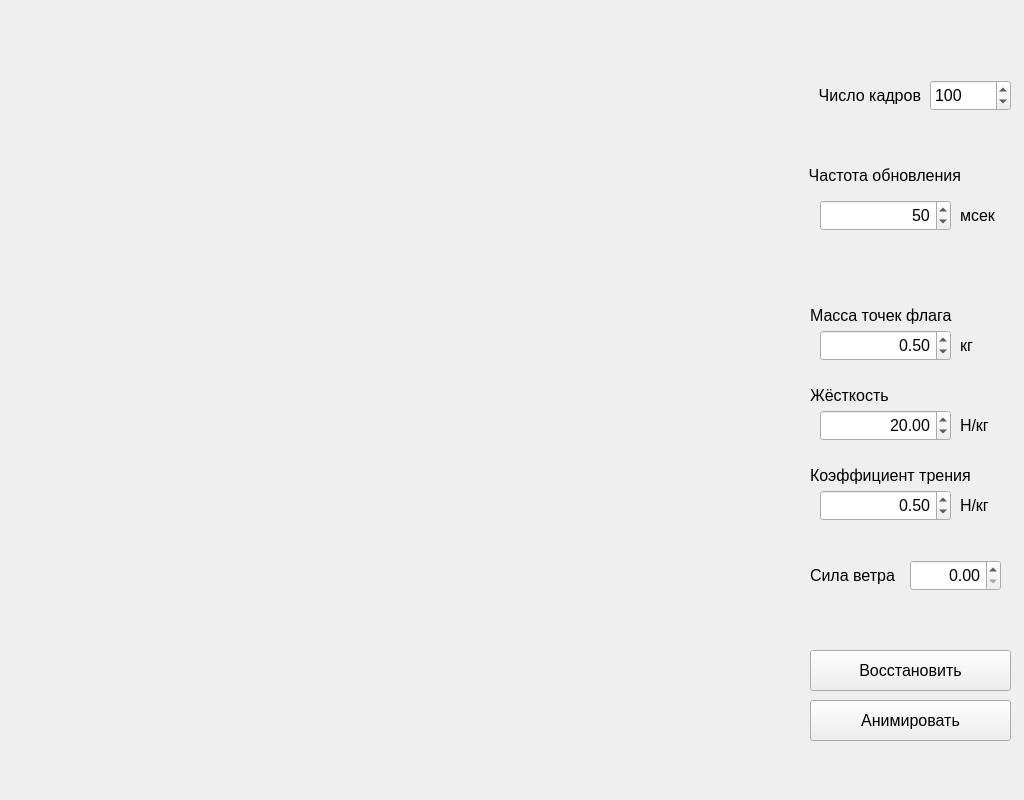
<?xml version="1.0" encoding="UTF-8"?>
<ui version="4.0">
 <class>MainWindow</class>
 <widget class="QMainWindow" name="MainWindow">
  <property name="geometry">
   <rect>
    <x>0</x>
    <y>0</y>
    <width>1024</width>
    <height>800</height>
   </rect>
  </property>
  <property name="windowTitle">
   <string>MainWindow</string>
  </property>
  <widget class="QWidget" name="centralWidget">
   <widget class="Canvas" name="canvas" native="true">
    <property name="geometry">
     <rect>
      <x>0</x>
      <y>0</y>
      <width>800</width>
      <height>800</height>
     </rect>
    </property>
   </widget>
   <widget class="QLabel" name="label">
    <property name="geometry">
     <rect>
      <x>810</x>
      <y>80</y>
      <width>111</width>
      <height>31</height>
     </rect>
    </property>
    <property name="font">
     <font>
      <pointsize>12</pointsize>
     </font>
    </property>
    <property name="text">
     <string>Число кадров</string>
    </property>
    <property name="alignment">
     <set>Qt::AlignRight|Qt::AlignTrailing|Qt::AlignVCenter</set>
    </property>
   </widget>
   <widget class="QLabel" name="label_2">
    <property name="geometry">
     <rect>
      <x>800</x>
      <y>160</y>
      <width>161</width>
      <height>31</height>
     </rect>
    </property>
    <property name="font">
     <font>
      <pointsize>12</pointsize>
     </font>
    </property>
    <property name="text">
     <string>Частота обновления</string>
    </property>
    <property name="alignment">
     <set>Qt::AlignRight|Qt::AlignTrailing|Qt::AlignVCenter</set>
    </property>
   </widget>
   <widget class="QSpinBox" name="shots_box">
    <property name="geometry">
     <rect>
      <x>930</x>
      <y>80</y>
      <width>81</width>
      <height>31</height>
     </rect>
    </property>
    <property name="font">
     <font>
      <pointsize>12</pointsize>
     </font>
    </property>
    <property name="minimum">
     <number>1</number>
    </property>
    <property name="maximum">
     <number>20000</number>
    </property>
    <property name="value">
     <number>100</number>
    </property>
   </widget>
   <widget class="QSpinBox" name="msec_box">
    <property name="geometry">
     <rect>
      <x>820</x>
      <y>200</y>
      <width>131</width>
      <height>31</height>
     </rect>
    </property>
    <property name="font">
     <font>
      <pointsize>12</pointsize>
     </font>
    </property>
    <property name="alignment">
     <set>Qt::AlignRight|Qt::AlignTrailing|Qt::AlignVCenter</set>
    </property>
    <property name="minimum">
     <number>1</number>
    </property>
    <property name="maximum">
     <number>10000</number>
    </property>
    <property name="value">
     <number>50</number>
    </property>
   </widget>
   <widget class="QLabel" name="label_3">
    <property name="geometry">
     <rect>
      <x>960</x>
      <y>200</y>
      <width>41</width>
      <height>31</height>
     </rect>
    </property>
    <property name="font">
     <font>
      <pointsize>12</pointsize>
     </font>
    </property>
    <property name="text">
     <string>мсек</string>
    </property>
    <property name="alignment">
     <set>Qt::AlignLeading|Qt::AlignLeft|Qt::AlignVCenter</set>
    </property>
   </widget>
   <widget class="QPushButton" name="start_button">
    <property name="geometry">
     <rect>
      <x>810</x>
      <y>700</y>
      <width>201</width>
      <height>41</height>
     </rect>
    </property>
    <property name="font">
     <font>
      <pointsize>12</pointsize>
     </font>
    </property>
    <property name="text">
     <string>Анимировать</string>
    </property>
   </widget>
   <widget class="QLabel" name="label_4">
    <property name="geometry">
     <rect>
      <x>810</x>
      <y>300</y>
      <width>181</width>
      <height>31</height>
     </rect>
    </property>
    <property name="font">
     <font>
      <pointsize>12</pointsize>
     </font>
    </property>
    <property name="text">
     <string>Масса точек флага</string>
    </property>
    <property name="alignment">
     <set>Qt::AlignLeading|Qt::AlignLeft|Qt::AlignVCenter</set>
    </property>
   </widget>
   <widget class="QDoubleSpinBox" name="mass_box">
    <property name="geometry">
     <rect>
      <x>820</x>
      <y>330</y>
      <width>131</width>
      <height>31</height>
     </rect>
    </property>
    <property name="font">
     <font>
      <pointsize>12</pointsize>
     </font>
    </property>
    <property name="alignment">
     <set>Qt::AlignRight|Qt::AlignTrailing|Qt::AlignVCenter</set>
    </property>
    <property name="minimum">
     <double>0.010000000000000</double>
    </property>
    <property name="maximum">
     <double>100.000000000000000</double>
    </property>
    <property name="singleStep">
     <double>0.050000000000000</double>
    </property>
    <property name="value">
     <double>0.500000000000000</double>
    </property>
   </widget>
   <widget class="QLabel" name="label_5">
    <property name="geometry">
     <rect>
      <x>960</x>
      <y>330</y>
      <width>41</width>
      <height>31</height>
     </rect>
    </property>
    <property name="font">
     <font>
      <pointsize>12</pointsize>
     </font>
    </property>
    <property name="text">
     <string>кг</string>
    </property>
    <property name="alignment">
     <set>Qt::AlignLeading|Qt::AlignLeft|Qt::AlignVCenter</set>
    </property>
   </widget>
   <widget class="QLabel" name="label_6">
    <property name="geometry">
     <rect>
      <x>810</x>
      <y>560</y>
      <width>181</width>
      <height>31</height>
     </rect>
    </property>
    <property name="font">
     <font>
      <pointsize>12</pointsize>
     </font>
    </property>
    <property name="text">
     <string>Сила ветра</string>
    </property>
    <property name="alignment">
     <set>Qt::AlignLeading|Qt::AlignLeft|Qt::AlignVCenter</set>
    </property>
   </widget>
   <widget class="QDoubleSpinBox" name="wind_box">
    <property name="geometry">
     <rect>
      <x>910</x>
      <y>560</y>
      <width>91</width>
      <height>31</height>
     </rect>
    </property>
    <property name="font">
     <font>
      <pointsize>12</pointsize>
     </font>
    </property>
    <property name="alignment">
     <set>Qt::AlignRight|Qt::AlignTrailing|Qt::AlignVCenter</set>
    </property>
    <property name="minimum">
     <double>0.000000000000000</double>
    </property>
    <property name="maximum">
     <double>50.000000000000000</double>
    </property>
   </widget>
   <widget class="QPushButton" name="reset_button">
    <property name="geometry">
     <rect>
      <x>810</x>
      <y>650</y>
      <width>201</width>
      <height>41</height>
     </rect>
    </property>
    <property name="font">
     <font>
      <pointsize>12</pointsize>
     </font>
    </property>
    <property name="text">
     <string>Восстановить</string>
    </property>
   </widget>
   <widget class="QLabel" name="label_7">
    <property name="geometry">
     <rect>
      <x>810</x>
      <y>380</y>
      <width>181</width>
      <height>31</height>
     </rect>
    </property>
    <property name="font">
     <font>
      <pointsize>12</pointsize>
     </font>
    </property>
    <property name="text">
     <string>Жёсткость</string>
    </property>
    <property name="alignment">
     <set>Qt::AlignLeading|Qt::AlignLeft|Qt::AlignVCenter</set>
    </property>
   </widget>
   <widget class="QLabel" name="label_8">
    <property name="geometry">
     <rect>
      <x>960</x>
      <y>410</y>
      <width>41</width>
      <height>31</height>
     </rect>
    </property>
    <property name="font">
     <font>
      <pointsize>12</pointsize>
     </font>
    </property>
    <property name="text">
     <string>Н/кг</string>
    </property>
    <property name="alignment">
     <set>Qt::AlignLeading|Qt::AlignLeft|Qt::AlignVCenter</set>
    </property>
   </widget>
   <widget class="QDoubleSpinBox" name="spring_box">
    <property name="geometry">
     <rect>
      <x>820</x>
      <y>410</y>
      <width>131</width>
      <height>31</height>
     </rect>
    </property>
    <property name="font">
     <font>
      <pointsize>12</pointsize>
     </font>
    </property>
    <property name="alignment">
     <set>Qt::AlignRight|Qt::AlignTrailing|Qt::AlignVCenter</set>
    </property>
    <property name="minimum">
     <double>0.010000000000000</double>
    </property>
    <property name="maximum">
     <double>1000.000000000000000</double>
    </property>
    <property name="value">
     <double>20.000000000000000</double>
    </property>
   </widget>
   <widget class="QDoubleSpinBox" name="fric_box">
    <property name="geometry">
     <rect>
      <x>820</x>
      <y>490</y>
      <width>131</width>
      <height>31</height>
     </rect>
    </property>
    <property name="font">
     <font>
      <pointsize>12</pointsize>
     </font>
    </property>
    <property name="alignment">
     <set>Qt::AlignRight|Qt::AlignTrailing|Qt::AlignVCenter</set>
    </property>
    <property name="minimum">
     <double>0.010000000000000</double>
    </property>
    <property name="maximum">
     <double>20.000000000000000</double>
    </property>
    <property name="singleStep">
     <double>0.050000000000000</double>
    </property>
    <property name="value">
     <double>0.500000000000000</double>
    </property>
   </widget>
   <widget class="QLabel" name="label_9">
    <property name="geometry">
     <rect>
      <x>810</x>
      <y>460</y>
      <width>181</width>
      <height>31</height>
     </rect>
    </property>
    <property name="font">
     <font>
      <pointsize>12</pointsize>
     </font>
    </property>
    <property name="text">
     <string>Коэффициент трения</string>
    </property>
    <property name="alignment">
     <set>Qt::AlignLeading|Qt::AlignLeft|Qt::AlignVCenter</set>
    </property>
   </widget>
   <widget class="QLabel" name="label_10">
    <property name="geometry">
     <rect>
      <x>960</x>
      <y>490</y>
      <width>41</width>
      <height>31</height>
     </rect>
    </property>
    <property name="font">
     <font>
      <pointsize>12</pointsize>
     </font>
    </property>
    <property name="text">
     <string>Н/кг</string>
    </property>
    <property name="alignment">
     <set>Qt::AlignLeading|Qt::AlignLeft|Qt::AlignVCenter</set>
    </property>
   </widget>
  </widget>
 </widget>
 <customwidgets>
  <customwidget>
   <class>Canvas</class>
   <extends>QWidget</extends>
   <header location="global">canvas.h</header>
   <container>1</container>
  </customwidget>
 </customwidgets>
 <resources/>
 <connections/>
</ui>
